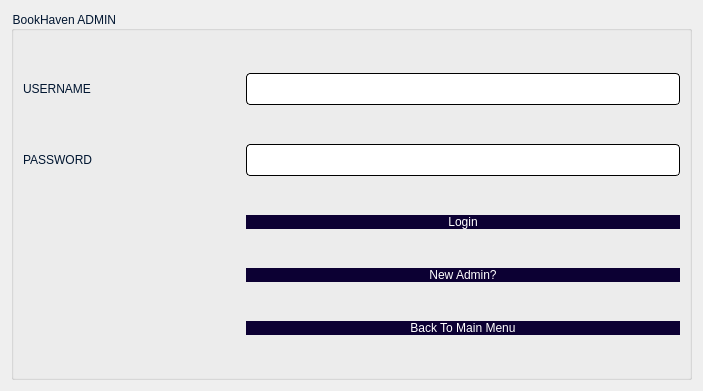
<?xml version="1.0" encoding="UTF-8"?>
<ui version="4.0">
 <class>Login</class>
 <widget class="QDialog" name="Login">
  <property name="geometry">
   <rect>
    <x>0</x>
    <y>0</y>
    <width>703</width>
    <height>391</height>
   </rect>
  </property>
  <property name="windowTitle">
   <string>Dialog</string>
  </property>
  <layout class="QVBoxLayout" name="verticalLayout">
   <item>
    <widget class="QGroupBox" name="loginGroup">
     <property name="styleSheet">
      <string notr="true">font: 700 20pt &quot;Yu Gothic&quot;;
border-color: rgb(196, 178, 255);
border-color: rgb(170, 0, 255);
color: rgb(0, 21, 48);</string>
     </property>
     <property name="title">
      <string>BookHaven ADMIN </string>
     </property>
     <layout class="QGridLayout" name="gridLayout_2">
      <item row="4" column="1" colspan="2">
       <widget class="QPushButton" name="pushButton">
        <property name="styleSheet">
         <string notr="true">QPushButton{
border-radius:15px;
padding : 0 4px;
background: #0c0033;
border -radius:10px;
color: rgb(255, 255, 255);
font: 15pt &quot;Lato&quot;;
}
QPushButton:hover:!pressed
{

background:#ababab;
}
QToolButton
{

border-radius:10px;
bacground:red;
color:red;
}</string>
        </property>
        <property name="text">
         <string>Back To Main Menu</string>
        </property>
       </widget>
      </item>
      <item row="1" column="1" colspan="2">
       <widget class="QLineEdit" name="password">
        <property name="styleSheet">
         <string notr="true">QLineEdit{
	background-color: rgb(255, 255, 255);
	 border: 1px  solid;
     border-radius: 4px;
	font:24px
}</string>
        </property>
        <property name="echoMode">
         <enum>QLineEdit::Password</enum>
        </property>
       </widget>
      </item>
      <item row="0" column="1" colspan="2">
       <widget class="QLineEdit" name="username">
        <property name="styleSheet">
         <string notr="true">QLineEdit{
	background-color: rgb(255, 255, 255);
	 border: 1px  solid;
     border-radius: 4px;
	font: 24px
}</string>
        </property>
       </widget>
      </item>
      <item row="1" column="0">
       <widget class="QLabel" name="label_6">
        <property name="styleSheet">
         <string notr="true">font: 700 20pt &quot;Lato&quot;;</string>
        </property>
        <property name="text">
         <string>PASSWORD</string>
        </property>
       </widget>
      </item>
      <item row="2" column="1" colspan="2">
       <widget class="QPushButton" name="loginButton">
        <property name="mouseTracking">
         <bool>true</bool>
        </property>
        <property name="styleSheet">
         <string notr="true">QPushButton{
border-radius:15px;
padding : 0 4px;
background: #0c0033;
border -radius:10px;
color: rgb(255, 255, 255);
font: 15pt &quot;Lato&quot;;
}
QPushButton:hover:!pressed
{

background:#ababab;
}
QToolButton
{

border-radius:10px;
bacground:red;
color:red;
}</string>
        </property>
        <property name="text">
         <string>Login</string>
        </property>
        <property name="autoDefault">
         <bool>true</bool>
        </property>
        <property name="default">
         <bool>false</bool>
        </property>
       </widget>
      </item>
      <item row="0" column="0">
       <widget class="QLabel" name="label_7">
        <property name="styleSheet">
         <string notr="true">font: 700 20pt &quot;Lato&quot;;</string>
        </property>
        <property name="text">
         <string>USERNAME</string>
        </property>
       </widget>
      </item>
      <item row="3" column="1" colspan="2">
       <widget class="QPushButton" name="signUpButton">
        <property name="styleSheet">
         <string notr="true">QPushButton{
border-radius:15px;
padding : 0 4px;
background: #0c0033;
border -radius:10px;
color: rgb(255, 255, 255);
font: 15pt &quot;Lato&quot;;
}
QPushButton:hover:!pressed
{

background:#ababab;
}
QToolButton
{

border-radius:10px;
bacground:red;
color:red;
}</string>
        </property>
        <property name="text">
         <string>New Admin?</string>
        </property>
       </widget>
      </item>
     </layout>
    </widget>
   </item>
  </layout>
 </widget>
 <resources/>
 <connections/>
</ui>
